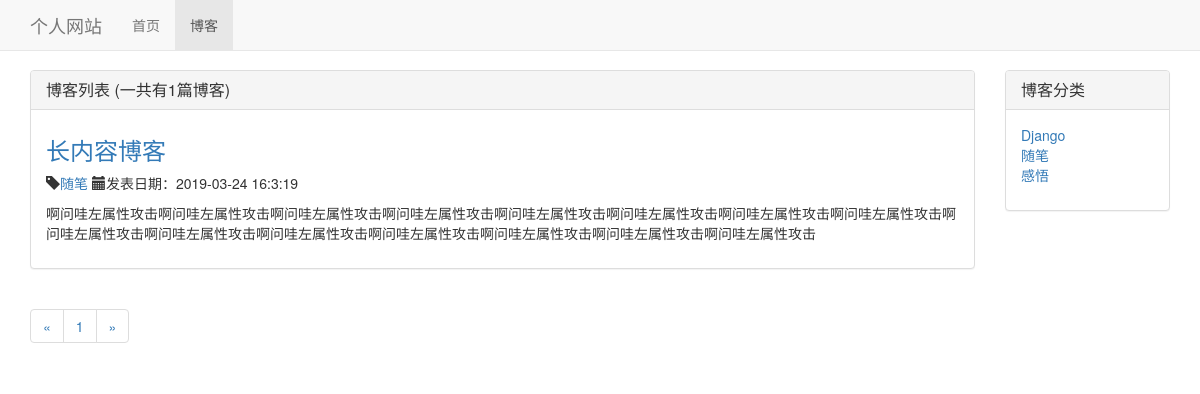
The page /blog/ on the database as committed earlier.
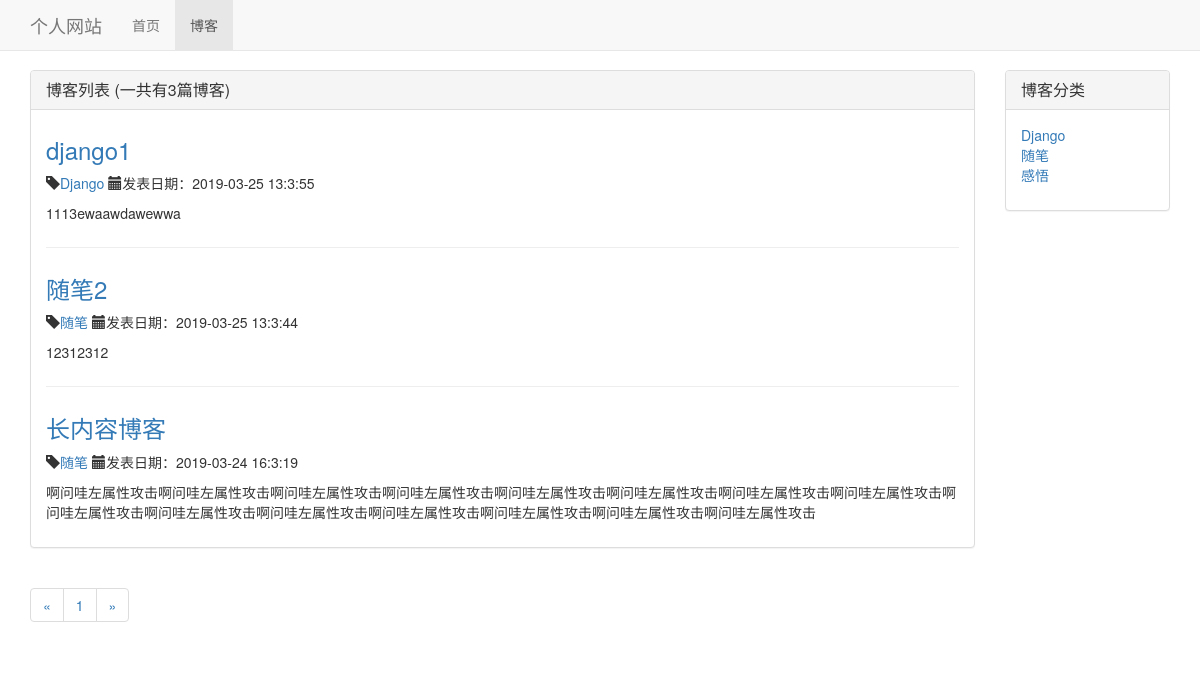
The same page on the database as committed later.
### blog/models.py (models this page shows, shortened)
class Blog(models.Model):
    title = models.CharField(max_length=50)
    blog_type = models.ForeignKey(BlogType,on_delete=models.DO_NOTHING)
    context = models.TextField()
    author = models.ForeignKey(User,on_delete=models.DO_NOTHING)
    created_time = models.DateTimeField(auto_now_add=True)
    last_update_time = models.DateTimeField(auto_now=True)
    class Meta:
        ordering = ['-created_time']

class BlogType(models.Model):
    type_name = models.CharField(max_length=10)
    def __str__(self):
        return self.type_name

### blog/views.py (the view)
# urls.py: path('',views.blog_list, name='blog_list'),
def blog_list (request):
    blogs_all_list = Blog.objects.all()
    paginator = Paginator(blogs_all_list,10)
    page_num = request.GET.get('page',1)
    page_of_blogs = paginator.get_page(page_num)
    context = {}
    context['page_of_blogs'] = page_of_blogs
    context['blog_types'] = BlogType.objects.all()
    return render_to_response('blog/blog_list.html', context)

### blog/templates/blog/blog_list.html (shortened to what this page needs)
{% extends 'base.html'%}
{% load staticfiles %}
{% block head %}<link rel="stylesheet" href="{% static 'blog/blog.css' %}">{% endblock %}
{% block blog_enable %}active{% endblock %}
{% block content %}
<div class="container">
    <div class="row">
        <div class="co-xm-12 col-sm-8 col-md-9 col-lg-10">
            <div class="panel panel-default">
                <div class="panel-heading">
                <h3 class="panel-title">{% block blog_title %}博客列表 (一共有{{ page_of_blogs.paginator.count }}篇博客){% endblock %}</h3>
                </div>
                <div class="panel-body">
                    {% for blog in page_of_blogs.object_list %}
                    <div class="blog">
                        <h3> <a href="{% url 'blog_detail' blog.pk %}">{{ blog.title }}</a></h3>
                        <p class="blog-info">
                            <span class="glyphicon glyphicon-tag"></span><a href="{% url 'blog_with_type' blog.blog_type.pk %}">{{ blog.blog_type }}</a>
                            <span class="glyphicon glyphicon-calendar"></span>发表日期：{{ blog.created_time|date:"Y-m-d H:n:s"}}
                        </p>
                        <p>{{ blog.context|truncatechars:120 }}</p>
                    </div>
                    {% empty %}
                    <div class="blog">
                        <h3>暂无博客，敬请期待</h3>
                    </div>
                        {% endfor %}
                </div>
            </div>
            <nav aria-label="Page navigation">
                <ul class="pagination">
                    <li>
                        {% if page_of_blogs.has_previous %}
                        <a href="?page={{ page_of_blogs.previous_page_number }}" aria-label="Previous"><span aria-hidden="true">&laquo;</span></a>
                        {% else %}
                        <span aria-hidden="true">&laquo;</span>
                        {% endif %}
                    </li>
                        {% for page_num in page_of_blogs.paginator.page_range %}
                        <li><a href="?page={{ page_num }}">{{ page_num }}</a></li>
                        {% endfor %}
                    <li>
                        {% if page_of_blogs.has_next %}
                        <a href="?page={{ page_of_blogs.next_page_number }}" aria-label="Next"><span aria-hidden="true">&raquo;</span></a>
                        {% else %}
                        <span aria-hidden="true">&raquo;</span>
                        {% endif %}
                    </li>
                </ul>
            </nav>
        </div>
        <div class="hidden-xs col-sm-4 col-md-3 col-lg-2">
             <div class="panel panel-default">
                <div class="panel-heading">
                <h3 class="panel-title">博客分类</h3>
                </div>
                <div class="panel-body">
                    <ul class="blog-type-list">
                        {% for blog_type in blog_types %}
                        <li><a href="{% url 'blog_with_type' blog_type.pk %}">{{ blog_type.type_name }}</a></li>
                        {% empty %}
                        <li>-- 暂无分类，敬请期待 --</li>
                        {% endfor %}
                    </ul>
                </div>
            </div>
        </div>
    </div>
</div>
{% endblock %}

### templates/base.html (shortened to what this page needs)
{% load staticfiles %}
<!DOCTYPE html>
<html lang="zh-CN">
<head>
    <link rel="stylesheet" href="{% static 'bootstrap-3.37/css/bootstrap.min.css' %}">
    <link rel="stylesheet" href="{% static 'css/base.css' %}">
    {% block head %}{% endblock %}
</head>
<body>
    <nav class="navbar navbar-default navbar-fixed-top">
        <div class="container fluid">
            <div class="navbar-header">
                <a class="navbar-brand" href="{% url 'home' %}">个人网站</a>
            </div>
            <div class="collapse navbar-collapse" id="navbar-collapse-1">
                <ul class="nav navbar-nav">
                    <li class="{% block home_enable %}{% endblock %}"><a href="{% url 'home' %}">首页</a></li>
                    <li class="{% block blog_enable %}{% endblock %}"><a href="{% url 'blog_list' %}">博客</a></li>
                </ul>
            </div>
        </div>
    </nav>
    {% block content %}{{% endblock %}
</body>
</html>

### static/css/base.css (style rules this page uses)
* { margin: 0; padding: 0; }
body { padding-top: 70px; }

### blog/static/blog/blog.css (style rules this page uses)
.blog-type-list { list-style-type:none }
div.blog:not(:last-child) { margin-bottom: 2em; padding-bottom: 1em; border-bottom: 1px solid #eee; }
div.blog h3 { margin-top: 0.5em; }

Rows that differ between the two databases and show on the page:
added Blog: title "django1", blog_type "Django", created_time "2019-03-25 13:3:55", context "1113ewaawdawewwa"
added Blog: title "随笔2", blog_type "随笔", created_time "2019-03-25 13:3:44", context "12312312"
Other text that changed with them:
{{ page_of_blogs.paginator.count }}: "1" → "3"
